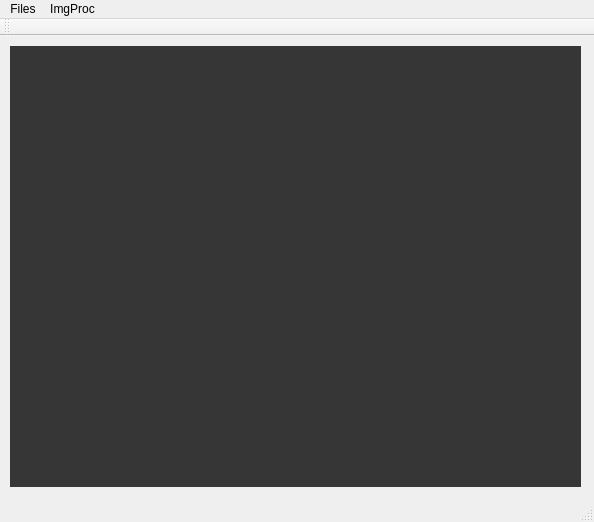
<?xml version="1.0" encoding="UTF-8"?>
<ui version="4.0">
 <class>MainWindow</class>
 <widget class="QMainWindow" name="MainWindow">
  <property name="geometry">
   <rect>
    <x>0</x>
    <y>0</y>
    <width>594</width>
    <height>522</height>
   </rect>
  </property>
  <property name="windowTitle">
   <string>Tutorial 4</string>
  </property>
  <widget class="QWidget" name="centralWidget">
   <widget class="QLabel" name="loadImage">
    <property name="geometry">
     <rect>
      <x>10</x>
      <y>10</y>
      <width>571</width>
      <height>441</height>
     </rect>
    </property>
    <property name="styleSheet">
     <string notr="true">background-color: rgb(54, 54, 54);</string>
    </property>
    <property name="text">
     <string/>
    </property>
    <property name="alignment">
     <set>Qt::AlignCenter</set>
    </property>
   </widget>
  </widget>
  <widget class="QMenuBar" name="menuBar">
   <property name="geometry">
    <rect>
     <x>0</x>
     <y>0</y>
     <width>594</width>
     <height>21</height>
    </rect>
   </property>
   <widget class="QMenu" name="menuFile">
    <property name="title">
     <string>Files</string>
    </property>
    <addaction name="actionOpen_Image"/>
   </widget>
   <widget class="QMenu" name="menuImgProc">
    <property name="title">
     <string>ImgProc</string>
    </property>
    <widget class="QMenu" name="menuSmoothing">
     <property name="title">
      <string>Smoothing</string>
     </property>
     <addaction name="actionBlur"/>
     <addaction name="actionGaussian_Blur"/>
     <addaction name="actionMedian_Blur"/>
     <addaction name="actionBilateral_Blur"/>
    </widget>
    <widget class="QMenu" name="menuSharpening">
     <property name="title">
      <string>Sharpening</string>
     </property>
     <addaction name="actionLaplacian"/>
    </widget>
    <addaction name="menuSmoothing"/>
    <addaction name="menuSharpening"/>
   </widget>
   <addaction name="menuFile"/>
   <addaction name="menuImgProc"/>
  </widget>
  <widget class="QToolBar" name="mainToolBar">
   <attribute name="toolBarArea">
    <enum>TopToolBarArea</enum>
   </attribute>
   <attribute name="toolBarBreak">
    <bool>false</bool>
   </attribute>
  </widget>
  <widget class="QStatusBar" name="statusBar"/>
  <action name="actionOpen_Image">
   <property name="text">
    <string>Open Image</string>
   </property>
  </action>
  <action name="actionBlur">
   <property name="text">
    <string>Blur</string>
   </property>
  </action>
  <action name="actionGaussian_Blur">
   <property name="text">
    <string>Gaussian Blur</string>
   </property>
  </action>
  <action name="actionMedian_Blur">
   <property name="text">
    <string>Median Blur</string>
   </property>
  </action>
  <action name="actionBilateral_Blur">
   <property name="text">
    <string>Bilateral Blur</string>
   </property>
  </action>
  <action name="actionLaplacian">
   <property name="text">
    <string>Laplacian</string>
   </property>
  </action>
 </widget>
 <layoutdefault spacing="6" margin="11"/>
 <resources/>
 <connections/>
</ui>
